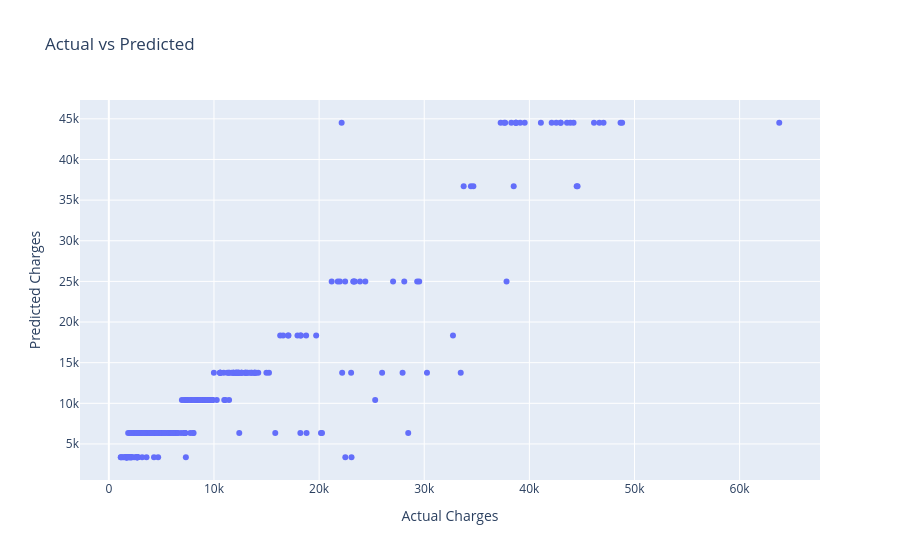

Notebook cell for this chart:
### Code cell
import plotly.express as px
px.scatter(x=y_test,y=y_pred,title="Actual vs Predicted",labels={'x':'Actual Charges','y':'Predicted Charges'})

### Figure 1 — Plotly figure (JSON) as saved in the notebook; plotly's stock layout.template omitted (floating-point values rounded to 4 significant figures; data arrays with more than 128 entries replaced by an {"elided": "..."} marker saying what was removed)
{"data": [{"hovertemplate": "Actual Charges=%{x}<br>Predicted Charges=%{y}<extra></extra>", "legendgroup": "", "marker": {"color": "#636efa", "symbol": "circle"}, "mode": "markers", "name": "", "orientation": "v", "showlegend": false, "type": "scatter", "x": {"elided": "268 float values"}, "xaxis": "x", "y": {"elided": "268 float values"}, "yaxis": "y"}], "layout": {"legend": {"tracegroupgap": 0}, "title": {"text": "Actual vs Predicted"}, "xaxis": {"anchor": "y", "domain": [0, 1], "title": {"text": "Actual Charges"}}, "yaxis": {"anchor": "x", "domain": [0, 1], "title": {"text": "Predicted Charges"}}}}
